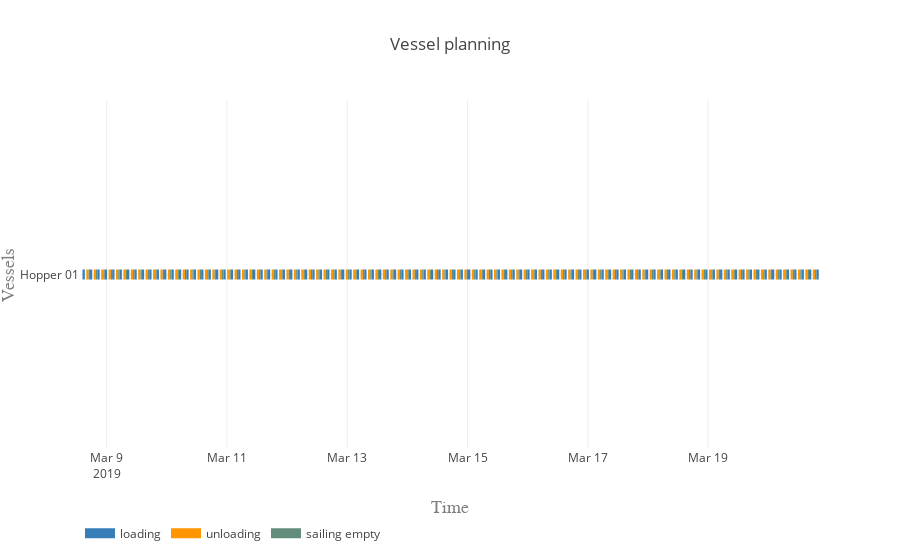

The code cell stored with this chart in its notebook:
### Code cell
my_env.run()
vessels = equipment

activities = ['loading', 'unloading', 'sailing full', 'sailing empty']
colors = {0:'rgb(55,126,184)', 1:'rgb(255,150,0)', 2:'rgb(98, 192, 122)', 3:'rgb(98, 141, 122)'}

plot.vessel_planning(vessels, activities, colors)

### Figure 1 — Plotly figure (JSON) as saved in the notebook; plotly's stock layout.template omitted (floating-point values rounded to 4 significant figures; data arrays with more than 128 entries replaced by an {"elided": "..."} marker saying what was removed)
{"data": [{"connectgaps": false, "hoverinfo": "y+name", "line": {"color": "rgb(55,126,184)", "width": 10}, "mode": "lines", "name": "loading", "type": "scatter", "uid": "c8b0f873-0d87-4232-9cca-a576ee4bdf51", "x": {"elided": "500 str values"}, "y": {"elided": "500 str values"}}, {"connectgaps": false, "hoverinfo": "y+name", "line": {"color": "rgb(255,150,0)", "width": 10}, "mode": "lines", "name": "unloading", "type": "scatter", "uid": "9e3c6e3d-e9d9-4ffd-99e6-6db86fc6120c", "x": {"elided": "500 str values"}, "y": {"elided": "500 str values"}}, {"connectgaps": false, "hoverinfo": "y+name", "line": {"color": "rgb(98, 192, 122)", "width": 10}, "mode": "lines", "name": "sailing full", "type": "scatter", "uid": "23f2af71-93e1-4319-8284-369e6e7489a1", "x": [], "y": []}, {"connectgaps": false, "hoverinfo": "y+name", "line": {"color": "rgb(98, 141, 122)", "width": 10}, "mode": "lines", "name": "sailing empty", "type": "scatter", "uid": "6e3fa2bc-367e-444b-90b4-35a1f5078785", "x": {"elided": "990 str values"}, "y": {"elided": "990 str values"}}], "layout": {"hovermode": "closest", "legend": {"orientation": "h", "x": 0, "y": -0.2}, "title": "Vessel planning", "xaxis": {"range": ["2019-03-08 13:22:42", "2019-03-20 20:37:04.511561"], "title": "Time", "titlefont": {"color": "#7f7f7f", "family": "Courier New, monospace", "size": 18}}, "yaxis": {"title": "Vessels", "titlefont": {"color": "#7f7f7f", "family": "Courier New, monospace", "size": 18}}}}
